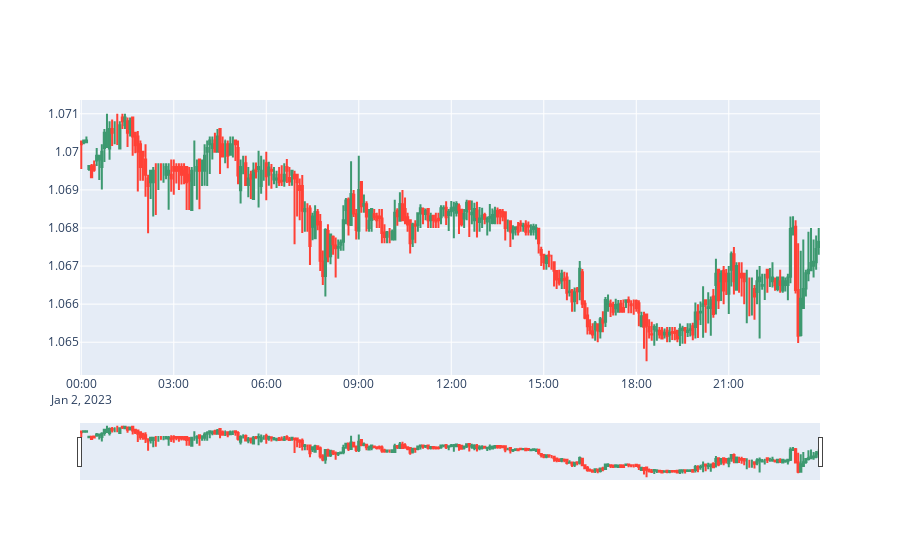
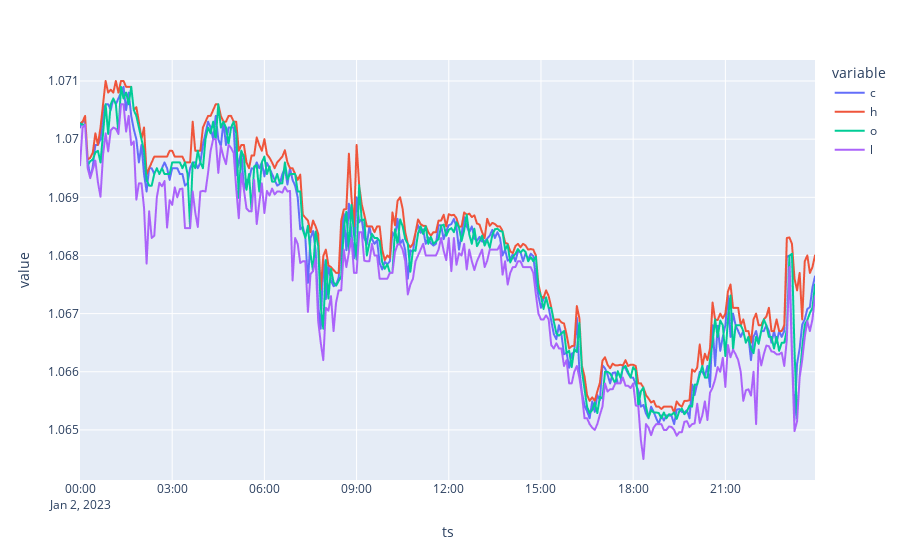

Write notebook code for charts like these, in order.
### Code cell
import plotly.graph_objects as go
import plotly.express as px

fig = go.Figure(
    data=[
        go.Candlestick(
            x=l['ts'],
            open=l['o'],
            high=l['h'],
            low=l['l'],
            close=l['c'])
    ]
)
fig.show()
px.line(
    l.to_pandas(),
    x='ts',
    y=['c', 'h', 'o', 'l']
)

### Figure 1 — Plotly figure (JSON) as saved in the notebook; plotly's stock layout.template omitted (floating-point values rounded to 4 significant figures; data arrays with more than 128 entries replaced by an {"elided": "..."} marker saying what was removed)
{"data": [{"close": {"elided": "288 float values"}, "high": {"elided": "288 float values"}, "low": {"elided": "288 float values"}, "open": {"elided": "288 float values"}, "type": "candlestick", "x": {"elided": "288 str values"}}], "layout": {}}

### Figure 2 — Plotly figure (JSON) as saved in the notebook; plotly's stock layout.template omitted (floating-point values rounded to 4 significant figures; data arrays with more than 128 entries replaced by an {"elided": "..."} marker saying what was removed)
{"data": [{"hovertemplate": "variable=c<br>ts=%{x}<br>value=%{y}<extra></extra>", "legendgroup": "c", "line": {"color": "#636efa", "dash": "solid"}, "marker": {"symbol": "circle"}, "mode": "lines", "name": "c", "showlegend": true, "type": "scattergl", "x": {"elided": "288 str values"}, "xaxis": "x", "y": {"elided": "288 float values"}, "yaxis": "y"}, {"hovertemplate": "variable=h<br>ts=%{x}<br>value=%{y}<extra></extra>", "legendgroup": "h", "line": {"color": "#EF553B", "dash": "solid"}, "marker": {"symbol": "circle"}, "mode": "lines", "name": "h", "showlegend": true, "type": "scattergl", "x": {"elided": "288 str values"}, "xaxis": "x", "y": {"elided": "288 float values"}, "yaxis": "y"}, {"hovertemplate": "variable=o<br>ts=%{x}<br>value=%{y}<extra></extra>", "legendgroup": "o", "line": {"color": "#00cc96", "dash": "solid"}, "marker": {"symbol": "circle"}, "mode": "lines", "name": "o", "showlegend": true, "type": "scattergl", "x": {"elided": "288 str values"}, "xaxis": "x", "y": {"elided": "288 float values"}, "yaxis": "y"}, {"hovertemplate": "variable=l<br>ts=%{x}<br>value=%{y}<extra></extra>", "legendgroup": "l", "line": {"color": "#ab63fa", "dash": "solid"}, "marker": {"symbol": "circle"}, "mode": "lines", "name": "l", "showlegend": true, "type": "scattergl", "x": {"elided": "288 str values"}, "xaxis": "x", "y": {"elided": "288 float values"}, "yaxis": "y"}], "layout": {"legend": {"title": {"text": "variable"}, "tracegroupgap": 0}, "margin": {"t": 60}, "xaxis": {"anchor": "y", "domain": [0, 1], "title": {"text": "ts"}}, "yaxis": {"anchor": "x", "domain": [0, 1], "title": {"text": "value"}}}}
